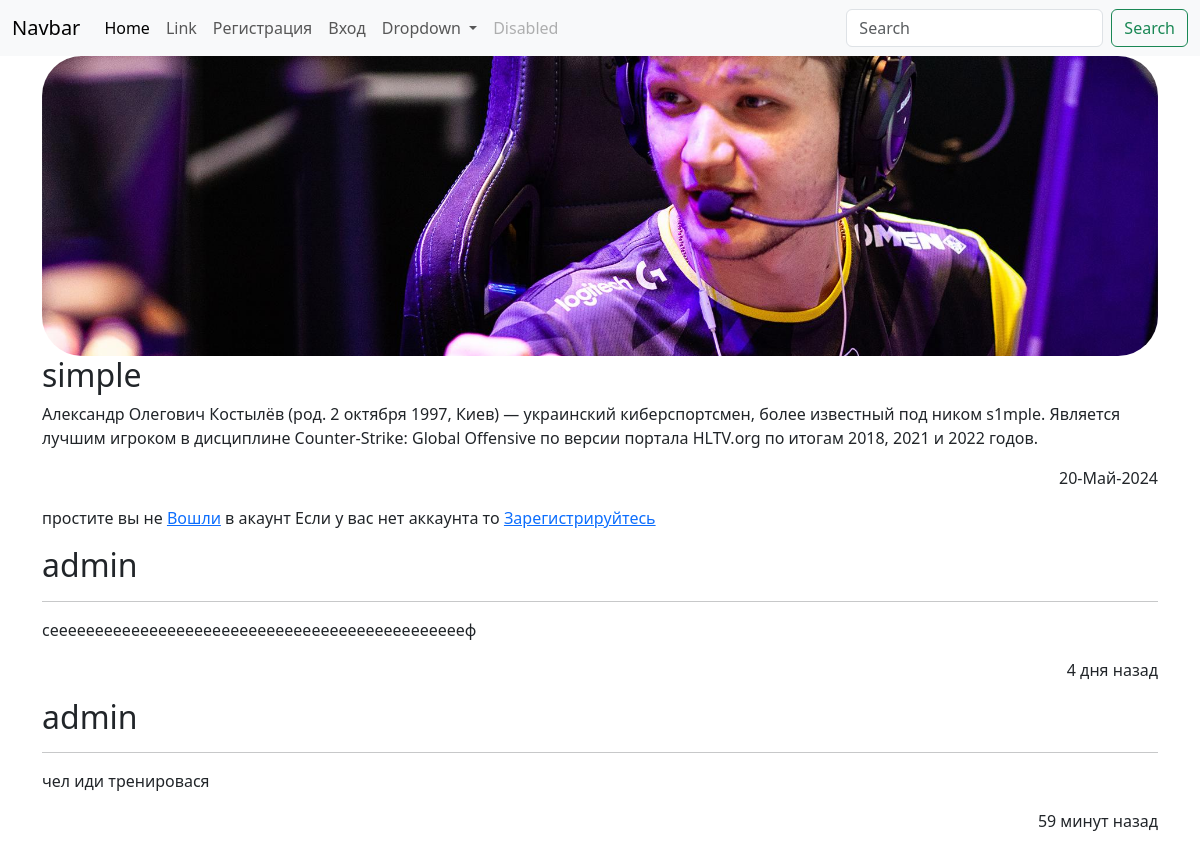
/post/simple, run on the app's committed database.
### blog/models.py (models this page shows, shortened)
class Post(models.Model):
    title = models.CharField('Заголовок', max_length=255)
    text = models.TextField('Текст Новостей')
    image = models.ImageField("Картинуа поста", upload_to='post_img/')
    feature = models.BooleanField(' в слайдере', default=False)
    category = models.ForeignKey('Category', on_delete=models.CASCADE, null=True)
    slug = models.SlugField('сылка', unique=True)
    created_at = models.DateTimeField('дата создания поста', default=timezone.now)
    class Meta:
        verbose_name = 'Novost'
        verbose_name_plural = "Novosti"

class Comment(models.Model):
    post = models.ForeignKey(Post, on_delete=models.CASCADE)
    author = models.ForeignKey(User, on_delete=models.CASCADE)
    date = models.DateTimeField(default=timezone.now)
    text = models.TextField()
    class Meta:
        verbose_name = 'Коментарии'
        verbose_name_plural = 'Коментарии'

### blog/views.py (the view)
# urls.py: path('post/<slug:slug>', views.post_detail, name='post_detail_url'),
def post_detail(request,slug):
    post = Post.objects.get(slug__exact=slug)
    return render(request, 'post_detail.html', {'post':post})

### blog/templates/post_detail.html (shortened to what this page needs)
{% extends 'base.html' %}
{% block content %}
<div class="container">
     <div class="img">
         <img src="{{post.image.url}}" alt="">
     </div>
     <div class="text">
          <h2>{{post.title}}</h2>
          <p>{{post.text}}</p>
          <p class="text-end">{{post.created_at|date:'d-F-Y'}}</p>
     </div>
     <div class="comment">
         {% if not user.is_authenticated %}
         <p>
            простите вы не <a href="{%url 'login_url'%}">Вошли</a> в акаунт
            Если у вас нет аккаунта то <a href="{% url 'register' %}">Зарегистрируйтесь</a>
         </p>
         {% else %}
         <form method="POST" action="{% url 'comment' post.slug %}">
             {% csrf_token %}
             <textarea name="comment" placeholder="Ваш коментарий..." id="" class="form-control"></textarea>
             <button class="btn btn-primary">Отправьте</button>
         </form>
         {% endif %}
         {% for comment in post.comment_set.all %}
         <div class="singl_comment">
             <h2>{{comment.author.username}}</h2>
             <hr>
             <p>{{comment.text}}</p>
             <p class="text-end">{{comment.date|timesince}} назад</p>
         </div>
         {% empty %}
         <p class="text-center">Коментариев нет</p>
         {% endfor %}
     </div>
</div>
{% endblock %}

### blog/static/css/style.css (style rules this page uses)
.img { height: 300px; width: 100%; }
.img img { height: 100%; width: 100%; object-fit: cover; border-radius: 40px; }

### data on the page
Post: image (picture), title "simple", text "Александр Олегович Костылёв (род. 2 октября 1997, Киев) — украинский киберспортсмен, более известный под ником s1mple. Является лучшим игроком в дисциплине Counter-Strike: Global Offensive по версии портала HLTV.org по итогам 2018, 2021 и 2022 годов.", created_at "20-Май-2024"
Comment: author.username "admin", text "сееееееееееееееееееееееееееееееееееееееееееееееф", date "4 дня"
Comment: author.username "admin", text "чел иди тренировася", date "59 минут"
